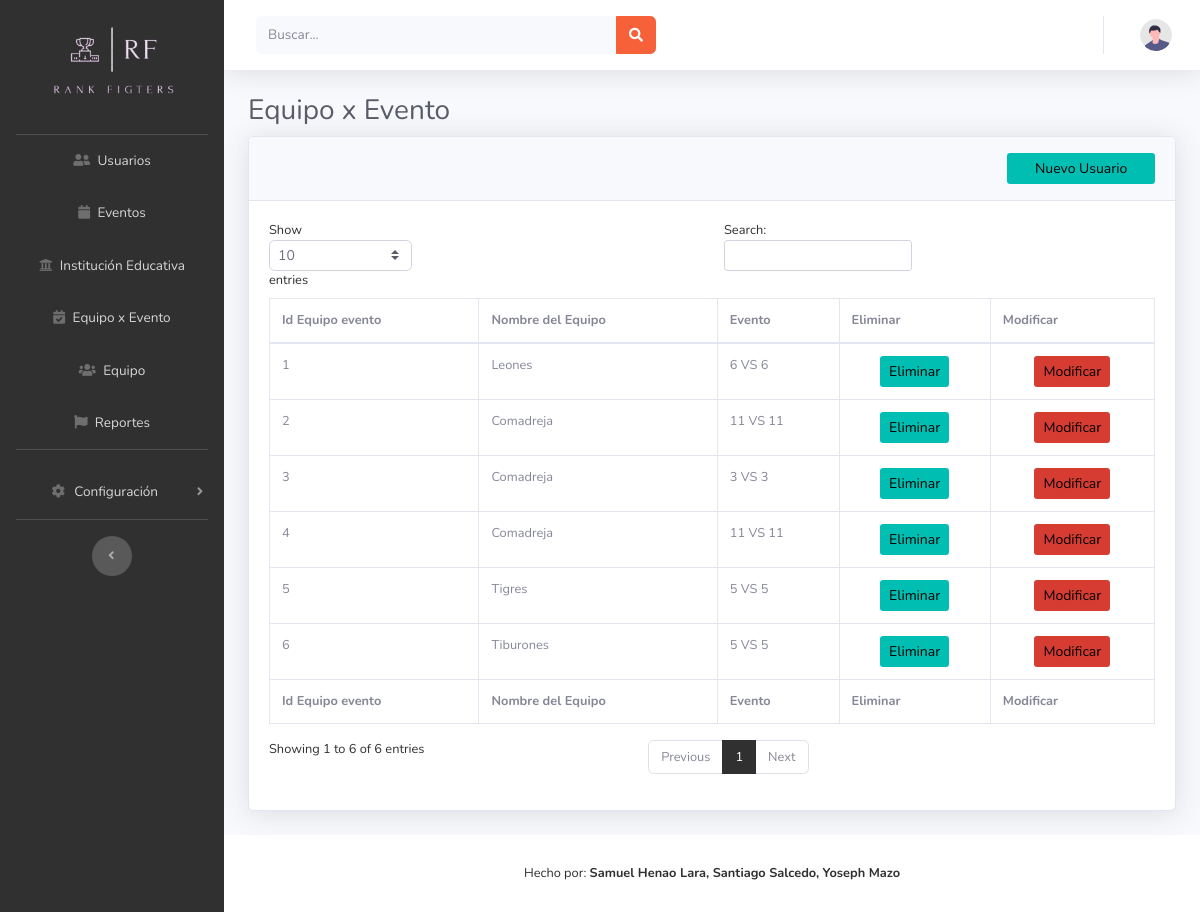
Page /Vista/App/Admon/Equipo_x _Evento.php on the committed database.
### tables this page shows
CREATE TABLE `equiposxevento` (
  `idequipoevento` int(11) NOT NULL,
  `idequipo` int(11) NOT NULL,
  `idevento` int(11) NOT NULL
);

CREATE TABLE `equipos` (
  `IdUsuario` int(11) NOT NULL,
  `idequipo` int(11) NOT NULL,
  `nombreequipo` varchar(50) NOT NULL,
  `idinsteducat` int(11) NOT NULL
);

CREATE TABLE `eventos` (
  `idevento` int(11) NOT NULL,
  `nombreevento` varchar(50) NOT NULL,
  `iddeporte` int(11) NOT NULL,
  `lugarevento` int(11) NOT NULL,
  `fechainicio` date NOT NULL,
  `fechafinal` date NOT NULL,
  `idestado` int(11) NOT NULL,
  `linkfoto` varchar(100) NOT NULL
);

### Vista/App/Admon/Equipo_x _Evento.php (the view, shortened to what this page needs)
<?php
include('Menu.php');
?>
                <div class="container-fluid">
                    <h1 class="h3 mb-2 text-gray-800">Equipo x Evento</h1>
                    <div class="card shadow mb-4">
                        <div class="col-md-12 align-self-end card-header py-3 justify-content-end">
                            <button class="btn btn-sm bg-gradient-primary offset-md-10 col-md-2 " data-toggle="modal" data-target="#exampleModal">Nuevo Usuario</button>
                        </div>
                        <div class="card-body">
                            <div class="table-responsive">
                                <table class="table table-bordered" id="dataTable" width="100%" cellspacing="0">
                                    <thead>
                                        <tr>
                                        <th>Id Equipo evento</th>
                                         <th>Nombre del Equipo</th>
                                         <th>Evento</th>
                                            <th>Eliminar</th>
                                            <th>Modificar</th>
                                        </tr>
                                    </thead>
                                    <tfoot>
                                        <tr>
                                        <th>Id Equipo evento</th>
                                         <th>Nombre del Equipo</th>
                                         <th>Evento</th>
                                          <th>Eliminar</th>
                                          <th>Modificar</th>
                                        </tr>
                                        </tfoot>
                    <?php
                      include( '../../../Control/conex.php');
                      $cons = $conexion -> query("SELECT `idequipoevento`, equipos.nombreequipo, eventos.nombreevento FROM `equiposxevento` INNER JOIN equipos INNER JOIN eventos ON equipos.idequipo = equiposxevento.idequipo AND eventos.idevento = equiposxevento.idevento");
                      while ($row = $cons -> fetch_row()) {
                    ?>
                <tr>
            <td><?php echo number_format(''.$row[0].''); ?></td>
            <td><?php echo ''.$row[1].''; ?></td>
            <td><?php echo ''.$row[2].''; ?></td>
            <td> <center><button type="submit" class="btn btn-sm bg-gradient-primary" name="EliminaEquipoxEvent" onclick="location='../../../Control/BorrarEquipoXevent.php?id=<?php echo ''.$row[0].'' ?>'">Eliminar</button></center></td>
            <td> <center> <button type="submit" class="btn btn-sm bg-gradient-danger"  onclick="location='ConsultaExE.php?id=<?php echo ''.$row[0].''; ?>'"  >Modificar</button>
       </tr>
       <?php }   ?>
    </table>
   </div>
  </div>
 </div>
</div>
            </div>
            <footer class="sticky-footer bg-white">
                <div class="container my-auto">
                    <div class="copyright text-center my-auto">
                        <span> Hecho por: <strong>Samuel Henao Lara, Santiago Salcedo, Yoseph Mazo</span>
                    </div>
                </div>
            </footer>
        </div>
    </div>
</body>
</html>

### rows in the picture
equiposxevento: idequipoevento "1", idequipo.nombreequipo "Leones", idevento.nombreevento "6 VS 6"
equiposxevento: idequipoevento "2", idequipo.nombreequipo "Comadreja", idevento.nombreevento "11 VS 11"
equiposxevento: idequipoevento "4", idequipo.nombreequipo "Comadreja", idevento.nombreevento "11 VS 11"
equiposxevento: idequipoevento "3", idequipo.nombreequipo "Comadreja", idevento.nombreevento "3 VS 3"
equiposxevento: idequipoevento "5", idequipo.nombreequipo "Tigres", idevento.nombreevento "5 VS 5"
equiposxevento: idequipoevento "6", idequipo.nombreequipo "Tiburones", idevento.nombreevento "5 VS 5"
